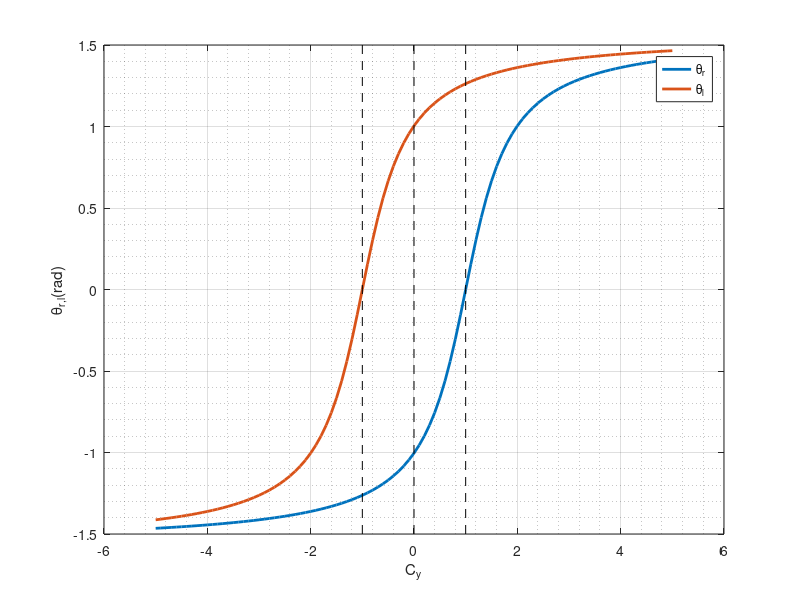

MATLAB code for this plot: (Note: this script raises an error after producing the figure.)


% 
% sld=0.55*[1.8508 1.8508];
% srd=0.55*[1.1884 -1.8508];
sld=[2/pi 1];
srd=[2/pi -1];


TH=[];
TH1=[];

CY=[];


for cy=-5:0.1:5
    
sr=srd+[0 cy];
sl=sld+[0 cy];

thr=atan2(sr(2),sr(1));
thl=atan2(sl(2),sl(1));

% if thr < 0.05
%    thr=0.05 
% end
TH=[TH thr];
TH1=[TH1 thl];
CY=[CY cy];


end


% h = figure;
plot(CY,TH,'linewidth',2)
hold on
plot(CY,TH1,'linewidth',2)
plot([-1, -1],[-1.5, 1.5],'--k')
plot([0, 0],[-1.5, 1.5],'--k')
plot([1, 1],[-1.5, 1.5],'--k')
hold off;
grid on
grid minor
xlabel('C_y');
ylabel('\theta_{r,l}(rad)')
legend('\theta_{r}','\theta_{l}')
    



set(h,'Units','Inches');
pos = get(h,'Position');
set(h,'PaperPositionMode','Auto','PaperUnits','Inches','PaperSize',[pos(3), pos(4)])
print(h,'filename','-dpdf','-r0')

